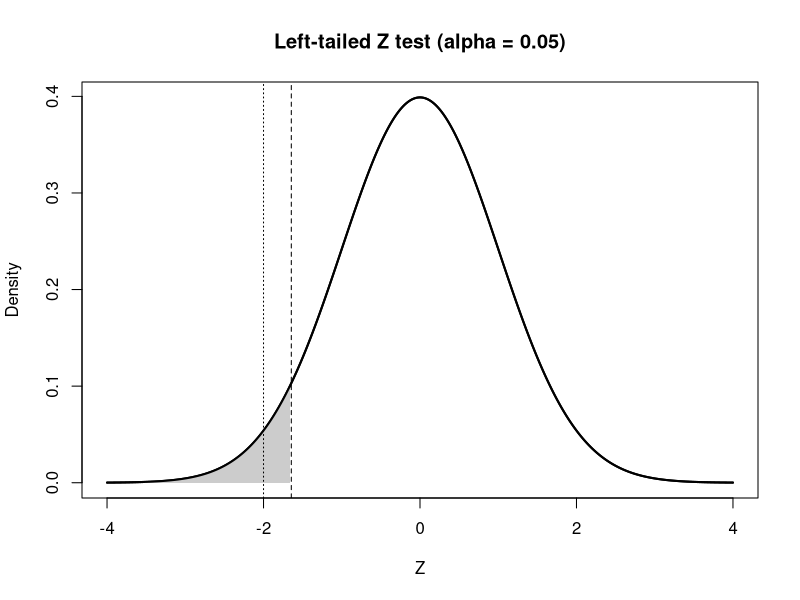

This figure's R source:
# 통계학입문 과제 2 — 단측 Z-가설검정 (R 학생용)
# 이름: 신연우  학번: 2026123064
# 목표: Z-검정, 임계값, p-value, if/else 판단, 기각역 그래프를 작성함
# base R만 사용함

# [상황] 음료의 공칭 평균 용량은 500mL임.
# 36개 표본의 평균은 496mL이며, 모표준편차는 12mL로 알려져 있음.
# 실제 평균이 500mL보다 작은지 유의수준 5%에서 검정함.

# 문제 1. 가설을 작성할 것
# H0: mu = 500 (실제 평균 용량은 500mL이다)
# H1: mu < 500 (실제 평균 용량은 500mL보다 작다)

mu_0 <- 500
x_bar <- 496
sigma <- 12
n <- 36
alpha <- 0.05

# 문제 2. 표준오차를 구할 것: sigma / sqrt(n)
standard_error <- sigma / sqrt(n)

# 문제 3. Z-검정통계량을 구할 것
z_stat <- (x_bar - mu_0) / standard_error

# 문제 4. 왼쪽 단측검정의 임계값을 구할 것
# qnorm(alpha)는 왼쪽 누적확률이 alpha인 지점을 반환함
critical_z <- qnorm(alpha)

# 문제 5. p-value를 계산할 것
# pnorm(z_stat)는 P(Z <= z_stat)를 반환함
p_value <- pnorm(z_stat)

cat('2. 표준오차:', standard_error, '\n')
cat('3. Z-검정통계량:', z_stat, '\n')
cat('4. 임계값:', critical_z, '\n')
cat('5. p-value:', p_value, '\n')

# 문제 6. if/else를 사용하여 귀무가설 기각 여부를 출력할 것
if (!is.na(p_value)) {
  if (p_value < alpha) {
    cat('귀무가설을 기각함\n')
  } else {
    cat('귀무가설을 기각하지 못함\n')
  }
}

# 문제 7. 표준정규분포 그래프에 왼쪽 기각역과 수직선을 표시할 것
if (!is.na(critical_z) && !is.na(z_stat)) {
  x <- seq(-4, 4, length.out=500)
  y <- dnorm(x)
  plot(x, y, type='l', lwd=2, main='Left-tailed Z test (alpha = 0.05)',
       xlab='Z', ylab='Density')
  reject_x <- x[x <= critical_z]
  reject_y <- dnorm(reject_x)
  polygon(c(reject_x[1], reject_x, tail(reject_x, 1)),
          c(0, reject_y, 0), col='gray80', border=NA)
  abline(v=critical_z, lty=2)
  abline(v=z_stat, lty=3)
  lines(x, y, lwd=2)
}

# 문제 8. 검정 결과를 일상적인 언어로 2~3문장 작성할 것
# 답: 표본 36개의 평균이 496mL로, 실제 평균이 500mL라면 이 정도로 작은 값이 나올 확률(p-value)은 약 2.3%에 불과함.
#     이는 유의수준 5%보다 작으므로 귀무가설을 기각하며, 이 음료의 실제 평균 용량은 표시된 500mL보다 적다고 판단할 수 있음.
#     즉, 우연한 차이로 보기 어렵고 제품이 평균적으로 표시 용량보다 조금 덜 담겨 있을 가능성이 높음.
